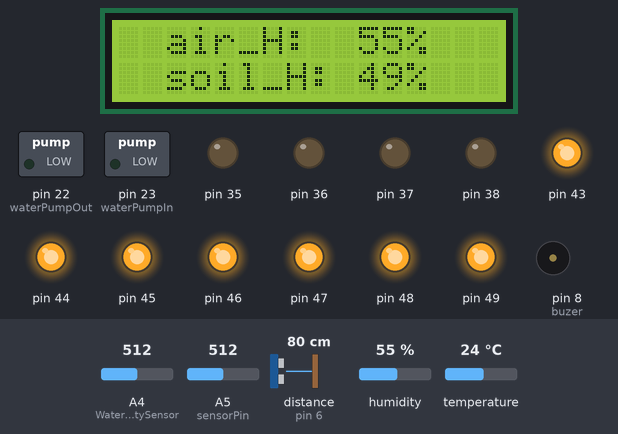
Recording of a sketch running on a simulated Arduino Mega 2560, built with avr-gcc and run on an emulated ATmega2560. On the bench: 16×2 character LCD, switched loads named in the sketch (green lamp = pin HIGH), output pins drawn as LEDs (lit = HIGH), buzzer (waves = sounding, pin HIGH). Wiring (inferred from the names in the program): ultrasonic range finder: trigger pin 7; echo pin 6. The test bench sets the inputs (shaded band); at power-on: A5 (sensorPin) = 512, distance to the obstacle (sensor on pin 6) 80 cm, humidity 55 %, A4 (WaterHumiditySensor) = 512, temperature 24 °C. The echo pulse lasts 58.3 µs per cm; pins used as bus, display or sensor lines are not drawn.

Above: at 1.2 s.
1.3 s: A5 (sensorPin) set to 312
7.3 s: A5 (sensorPin) set to 285
At 9.3 s:
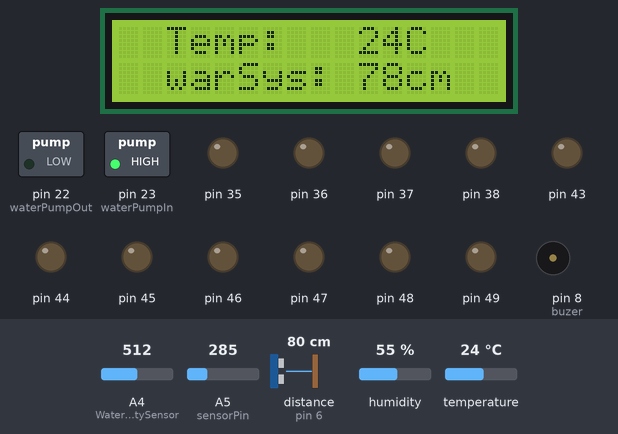
13.3 s: distance to the obstacle (sensor on pin 6) set to 2 cm
At 14.4 s:
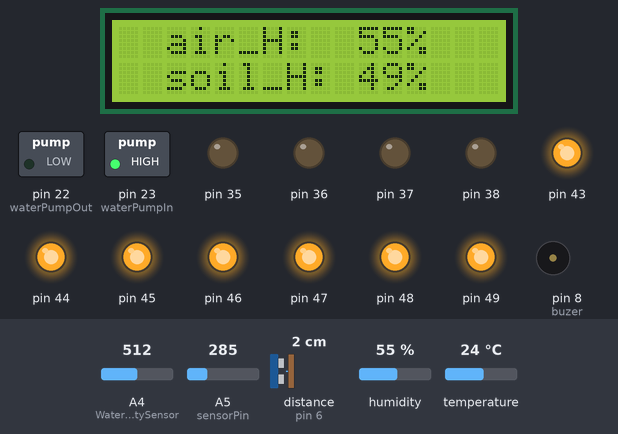
17.4 s: humidity set to 22 %
At 21.1 s:
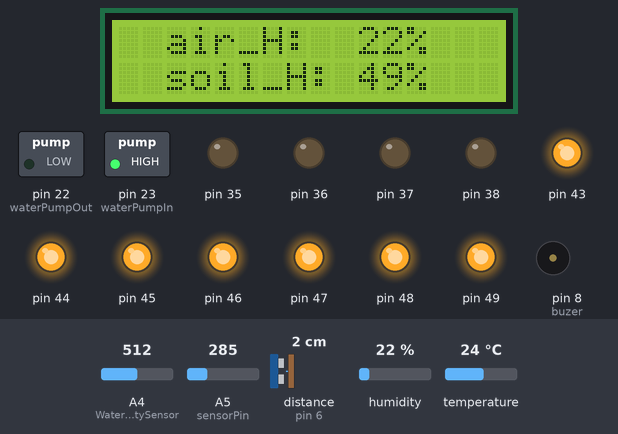
Timing chart, 0 to 21.6 s (numbered marks = the images above; inputs shaded):
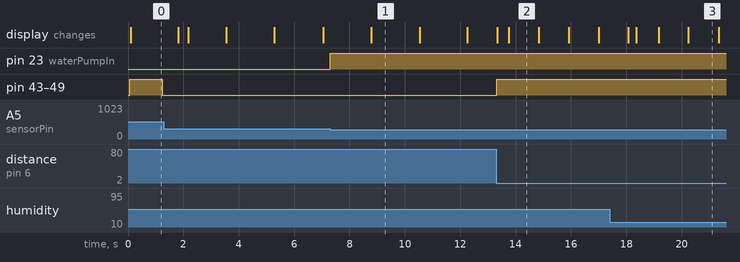

The sketch:

project.ino
```cpp
// • hello there, if you are not "kamal" please do not edit this program ■#_#■...♦\1
// --------------------------------------------------------------------------------♦\2
// • let's start ☺♥                                                                ♦|0
//                                                                                 ♦/1
// -------------------------------------------------------------------------------♦/2


#include <Servo.h>
//#include<SoftwareSerial.h>
//SoftwareSerial myW_r(10, 11);
//SoftwareSerial myW_s(2,  3);


// tercker...
Servo horizontal;
Servo vertical;

int servoh = 90;
int servov = 90;

int servohLimitHigh = 90 + 35;
int servohLimitLow = 35;

int servovLimitHigh = 90 + 35;
int servovLimitLow = 35;


#define ldrlt  A0
#define ldrrt  A2
#define ldrld  A3
#define ldrrd  A1

// Water level...
#define sensorPower 53
#define sensorPin A5

// DHT11..
#include "DHT.h"
#define DHTPIN 5
#define DHTTYPE DHT11
DHT dht(DHTPIN, DHTTYPE);

// LCD Display...
#include <LiquidCrystal.h>
const short int rs = 21, en = 20, d4 = 19, d5 = 18, d6 = 17, d7 = 16;
LiquidCrystal lcd(rs, en, d4, d5, d6, d7);

// Display...
int DisplayTime = 0;
bool checkDisplay = true;
bool checkClear = true;
String last_distance;
bool firstClear = true;

// ultraSonic...
const short int echoPin = 6;
const short int trigPin = 7;
long int duration;
int durationVal;

int startALed = 35;
int endALed = 39;
bool switchALed = true;
int nled = 7;
int startNLed = 43;
int endNLed = 49;
int count = 0;
int minDistanceOfALed = 5;
int minDistanceOfNLed = 40;
float Distance = 0;
float last;
float sizeOfNLed = minDistanceOfNLed / nled;
const short int buzer = 8;
bool checkWarning = false;

// Water Humidity...
int percentHumidityWaterValue = 0;
const short int WaterHumiditySensor = A4;
int humidityWaterValue;
const short int waterPumpOut = 22;
const short int waterPumpIn = 23;
bool checkWater = true;

int i = 0;
int y = 0;
int ii = 0;
int yy = 0;
int yyy = 0;
int val = 0;

int readWaterLevel = 0;

String data;
String dataName;
String dataValue;
String powerName[3] = {"default", "pump", "ultraSonic"};
String powerVal[3] = {"off", "off", "off"};
String sensorName[4] = {"temperature", "airHumidity", "soilHumidity", "warningSystem"};
String sensorVal[4] = {"11", "22", "33", "44"};

void setup() {
  //  horizontal.attach(31);
  //  vertical.attach(30);
  //    horizontal.write(180);
  //    vertical.write(45);
  //  horizontal.write(90);
  //  vertical.write(90);
  //  delay(1000);
  dht.begin();

//  Serial.begin(115200);
  Serial3.begin(115200);
  lcd.begin(16, 2);
  pinMode(sensorPower, OUTPUT);
  pinMode(52, OUTPUT);
  digitalWrite(sensorPower, LOW);
  pinMode(trigPin, OUTPUT);
  pinMode(echoPin, INPUT);
  pinMode(waterPumpOut, OUTPUT);
  pinMode(waterPumpIn, OUTPUT);
  pinMode(buzer, OUTPUT);
  //  myW_r.begin(9600);
  //  myW_s.begin(9600);
  for (int i = startNLed; i <= endNLed; i++) {
    pinMode(i, OUTPUT);
    digitalWrite(i, LOW);
  }
  for (int i = startALed; i <= endALed; i++)
    pinMode(i, OUTPUT);

  //  delay(3000);
}

void loop() {
  //  tracker();
  SetData();
  db();
  //  db();
  SetPower();
}

void SetData() {
  //  tracker();
  LedAndAlarm(checkWarning);
  WaterLevel();
  airhumidityAndTemperature();
  humidityWater();
  WaterLevel();
  Display();
}

void SetPower() {
  if (powerVal[0] == "off") {
    if (powerVal[1] == "on")
      digitalWrite(waterPumpOut, HIGH);
    else if (powerVal[1] == "off")
      digitalWrite(waterPumpOut, LOW);
    if (powerVal[2] == "on" && sensorVal[3].toInt() <= minDistanceOfALed) {
      checkWarning = true;
    }
    else {
      checkWarning = false;
    }
  }
  else if (powerVal[0] == "on") {
    AutoRunWater();
    if (sensorVal[3].toInt() < minDistanceOfALed) {
      i++;
    }
    else {
      i = 0;
      checkWarning = false;
      //      digitalWrite(buzer, 0);
    }
    if (i == 2) {
      i = 0;
      checkWarning = true;
      //      digitalWrite(buzer, 1);
    }
  }
}

void Display() {
  lcd.setCursor(0, 0);
  if (checkClear == true) {
    lcd.clear();
    checkClear = false;
  }
  if (checkWarning == false) {
    if (DisplayTime <= 150 && checkDisplay == true) {
      lcd.print("  air_H:  ");
      lcd.print(sensorVal[1] + "% ");
      lcd.setCursor(0, 1);
      lcd.print("  soil_H: ");
      lcd.print(sensorVal[2] + "% ");
      DisplayTime++;
      if (DisplayTime == 150) {
        checkClear = true;
        checkDisplay = false;
      }
    }
    else {
      lcd.print("  Temp:   ");
      lcd.print(sensorVal[0] + "C ");
      lcd.setCursor(0, 1);
      lcd.print("  warSys: ");
      if (yy <= 30) {
        lcd.print(last_distance);
        yy++;
      } else {
        last_distance = sensorVal[3] + "cm  ";
        yy = 0;
      }
      DisplayTime--;
      if (DisplayTime == 0) {
        checkClear = true;
        checkDisplay = true;
      }
    }
    firstClear = true;
  }
  else {
    if (firstClear == true) {
      checkClear = true;
      firstClear = false;
    }
    lcd.print("  Warning !!!!");
    lcd.setCursor(0, 1);
    lcd.print( "      " + sensorVal[3] + "cm ");
  }
}

void humidityWater() {
  humidityWaterValue = analogRead(WaterHumiditySensor);
  percentHumidityWaterValue = map(humidityWaterValue, 1023, 0, 0, 100);
  sensorVal[2] = String(percentHumidityWaterValue);
}

void AutoRunWater() {
  if (percentHumidityWaterValue <= 30)
    digitalWrite(waterPumpOut, HIGH);
  else if (percentHumidityWaterValue > 60)
    digitalWrite(waterPumpOut, LOW);
}
//
//void AutoRunWater() {
//  if (percentHumidityWaterValue <= 30 && checkWater) {
//    digitalWrite(waterPumpOut, HIGH);
//    checkWater = false;
//  }
//  else if (percentHumidityWaterValue > 60) {
//    digitalWrite(waterPumpOut, LOW);
//    checkWater = true;
//  }
//}

int last_duration = 0;


int delayNLed = 0;
int delayALed = 0;

void LedAndAlarm(bool Alarm) {
  getDistance();
  count = 0;
  last = Distance;
  while (last < minDistanceOfNLed) {
    count++;
    last += sizeOfNLed;
  }
  for (int i = startNLed; i < startNLed + count; i++) {
    digitalWrite(i, HIGH);
  }
  if (delayNLed == 100) {
    for (int i = startNLed + count; i <= endNLed; i++)
      digitalWrite(i, LOW);
    delayNLed = 0;
  }
  else {
    delayNLed++;
  }
  if (Distance < minDistanceOfALed && Alarm) {
    //    Serial.println(String(delayALed));
    if (delayALed == 7 && switchALed) {
      for (int i = startALed; i <= endALed; i++)
        digitalWrite(i, HIGH);
      digitalWrite(buzer, HIGH);
      //      checkWarning = true;
      switchALed = false;
      delayALed = 0;
    } else if (delayALed == 7 && !switchALed) {
      for (int i = startALed; i <= endALed; i++)
        digitalWrite(i, LOW);
      digitalWrite(buzer, LOW);
      //      checkWarning = false;
      switchALed = true;
      delayALed = 0;
    }
    delayALed++;
  } else if (!switchALed) {
    if (delayALed == 7) {
      for (int i = startALed; i <= endALed; i++)
        digitalWrite(i, LOW);
      digitalWrite(buzer, LOW);
      switchALed = true;
      //      checkWarning = false;
      delayALed = 0;
    }
    delayALed++;
  }
}
void getDistance() {
  digitalWrite(trigPin, LOW);
  delayMicroseconds(2);
  digitalWrite(trigPin, HIGH);
  delayMicroseconds(10);
  digitalWrite(trigPin, LOW);
  duration = pulseIn(echoPin, HIGH);
  durationVal = int(duration * 0.034 / 2);
  if (durationVal != last_duration) {
    last_duration = durationVal;
  } else {
    Distance = duration * 0.034 / 2;
    sensorVal[3] = String(durationVal);
  }
}


// send = 2 -> 0
// rec = 10 -> 3
String power = "";
bool s = true;
int Try = 0;

void db() {
  rec();
}
void rec() {
  for (Try = 0; Try < 2; Try++) {
    while (Serial3.available()) {
      char x = Serial3.read();
      if (x == ':') {
        power = data;
        data = "";
      }
      else if (x == ',') {
        for (int i = 0; i < 3; i++) {
          if (power == powerName[i]) {
            powerVal[i] = data;
            power = "";
            data = "";
            y++;
            if (y == 3) {
              y = 0;
              s = true;
              Send();
            }
          }
        }
        if (s) break;
      }
      else data += String(x);
    }
    data = "";
    if (s) break;
  }
  if (Try == 2) {
    Send();
  }
  s = false;
}

void Send() {
    for (int i = 0; i < 4; i++) {
      data += sensorName[i] + ":" + sensorVal[i] + ",";
    }
    data += "\n";
    Serial3.print(data);
//    myW_s.print(data);
    data = "";
}
void airhumidityAndTemperature() {
  int airHumidityVal = dht.readHumidity();
  int temperatureVal = dht.readTemperature();
  int f = dht.readTemperature(true);
  if (String(airHumidityVal) == " NAN" || String(temperatureVal) == " NAN") {
    return;
  }
  sensorVal[0] = String(temperatureVal);
  sensorVal[1] = String(airHumidityVal);
}

int WaterLevel() {
  digitalWrite(sensorPower, HIGH);
  digitalWrite(52, HIGH);
  readWaterLevel = analogRead(sensorPin);
  readWaterLevel = 100 - map(readWaterLevel, 1023, 0, 0, 100);
  digitalWrite(sensorPower, LOW);
  digitalWrite(52, LOW);
  if (readWaterLevel < 30)
    digitalWrite(waterPumpIn, HIGH);
  else
    digitalWrite(waterPumpIn, LOW);
}

void tracker() {
  int lt = analogRead(ldrlt);
  int rt = analogRead(ldrrt);
  int ld = analogRead(ldrld);
  int rd = analogRead(ldrrd);
  int tol = 50;
  int avt = (lt + rt) / 2;
  int avd = (ld + rd) / 2;
  int avl = (lt + ld) / 2;
  int avr = (rt + rd) / 2;
  int dvert = avt - avd;
  int dhoriz = avl - avr;
  //  Serial.println("lt : " + String(lt) + " || rt : " +  String(rt));
  //  Serial.println("ld : " + String(ldrld) + " || rd : " +  String(ldrrd));
  if (-1 * tol > dvert || dvert > tol)
  {
    if (avt > avd)
    {
      servov = ++servov;
      if (servov > servovLimitHigh)
      {
        servov = servovLimitHigh;
      }
    }
    else if (avt < avd)
    {
      servov = --servov;
      if (servov < servovLimitLow)
      {
        servov = servovLimitLow;
      }
    }
    vertical.write(servov);
  }

  if (-1 * tol > dhoriz || dhoriz > tol) // check if the diffirence is in the tolerance else change horizontal angle
  {
    if (avl > avr)
    {
      servoh = --servoh;
      if (servoh < servohLimitLow)
      {
        servoh = servohLimitLow;
      }
    }
    else if (avl < avr)
    {
      servoh = ++servoh;
      if (servoh > servohLimitHigh)
      {
        servoh = servohLimitHigh;
      }
    }
    else if (avl = avr)
    {
      // nothing
    }
    horizontal.write(servoh);
  }
  delay(15);
}
```

Measured:
- the behaviour switches between 297 and 296 on A5 (sensorPin) (found by bisection; images 0 and 1)
- after the input at 7.3 s, pin 23 (waterPumpIn): LOW → HIGH at once
- after the input at 13.3 s, pin 43–49: LOW → HIGH at once; the display: first changes at once (image 2 shows a later state)
- after the input at 17.4 s, the display: first differs from a run without the input after 0.96 s (image 3)
- what the display in image 1 shows lasts 1.7 s, from 8.8 s to 10.5 s
- what the display in image 2 shows lasts 1.1 s, from 13.7 s to 14.8 s
